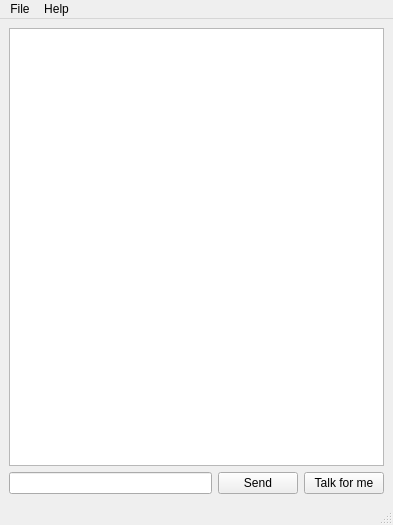
<?xml version="1.0" encoding="UTF-8"?>
<ui version="4.0">
 <class>MainWindow</class>
 <widget class="QMainWindow" name="MainWindow">
  <property name="geometry">
   <rect>
    <x>0</x>
    <y>0</y>
    <width>393</width>
    <height>525</height>
   </rect>
  </property>
  <property name="windowTitle">
   <string>Aivery</string>
  </property>
  <property name="windowIcon">
   <iconset>
    <normaloff>../images/robot.png</normaloff>../images/robot.png</iconset>
  </property>
  <widget class="QWidget" name="centralwidget">
   <layout class="QVBoxLayout" name="verticalLayout_2">
    <item>
     <layout class="QVBoxLayout" name="verticalLayout">
      <item>
       <widget class="QTextBrowser" name="textBrowser">
        <property name="enabled">
         <bool>true</bool>
        </property>
        <property name="toolTip">
         <string>&lt;html&gt;&lt;head/&gt;&lt;body&gt;&lt;p&gt;The box in which you see your chat&lt;/p&gt;&lt;/body&gt;&lt;/html&gt;</string>
        </property>
        <property name="whatsThis">
         <string>&lt;html&gt;&lt;head/&gt;&lt;body&gt;&lt;p&gt;&lt;br/&gt;&lt;/p&gt;&lt;/body&gt;&lt;/html&gt;</string>
        </property>
       </widget>
      </item>
      <item>
       <layout class="QHBoxLayout" name="horizontalLayout">
        <item>
         <widget class="QLineEdit" name="lineEdit">
          <property name="toolTip">
           <string>&lt;html&gt;&lt;head/&gt;&lt;body&gt;&lt;p&gt;Type Here&lt;/p&gt;&lt;/body&gt;&lt;/html&gt;</string>
          </property>
         </widget>
        </item>
        <item>
         <widget class="QPushButton" name="pushButton">
          <property name="toolTip">
           <string>&lt;html&gt;&lt;head/&gt;&lt;body&gt;&lt;p&gt;Send your messages to the bot&lt;/p&gt;&lt;/body&gt;&lt;/html&gt;</string>
          </property>
          <property name="text">
           <string>Send</string>
          </property>
         </widget>
        </item>
        <item>
         <widget class="QPushButton" name="talkForMePushButton">
          <property name="toolTip">
           <string>&lt;html&gt;&lt;head/&gt;&lt;body&gt;&lt;p&gt;Send your messages to the bot&lt;/p&gt;&lt;/body&gt;&lt;/html&gt;</string>
          </property>
          <property name="text">
           <string>Talk for me</string>
          </property>
         </widget>
        </item>
       </layout>
      </item>
     </layout>
    </item>
   </layout>
  </widget>
  <widget class="QMenuBar" name="menubar">
   <property name="geometry">
    <rect>
     <x>0</x>
     <y>0</y>
     <width>393</width>
     <height>21</height>
    </rect>
   </property>
   <widget class="QMenu" name="menuFile">
    <property name="title">
     <string>File</string>
    </property>
    <addaction name="actionNew_Chat"/>
    <addaction name="actionLoad_Brainz"/>
   </widget>
   <widget class="QMenu" name="menuHelp">
    <property name="title">
     <string>Help</string>
    </property>
    <widget class="QMenu" name="menuDebug">
     <property name="title">
      <string>Debug</string>
     </property>
     <addaction name="actionOn"/>
     <addaction name="actionOff"/>
    </widget>
    <addaction name="actionAbout"/>
    <addaction name="menuDebug"/>
   </widget>
   <addaction name="menuFile"/>
   <addaction name="menuHelp"/>
  </widget>
  <widget class="QStatusBar" name="statusbar"/>
  <action name="actionNew_Chat">
   <property name="text">
    <string>New Chat</string>
   </property>
  </action>
  <action name="actionYou_Don_t_Need_Help">
   <property name="text">
    <string>You Don't Need Help</string>
   </property>
  </action>
  <action name="actionOn">
   <property name="text">
    <string>On</string>
   </property>
  </action>
  <action name="actionOff">
   <property name="text">
    <string>Off</string>
   </property>
  </action>
  <action name="actionAbout">
   <property name="text">
    <string>About</string>
   </property>
  </action>
  <action name="actionLoad_Brainz">
   <property name="text">
    <string>Load Brainz</string>
   </property>
  </action>
 </widget>
 <resources/>
 <connections/>
</ui>
